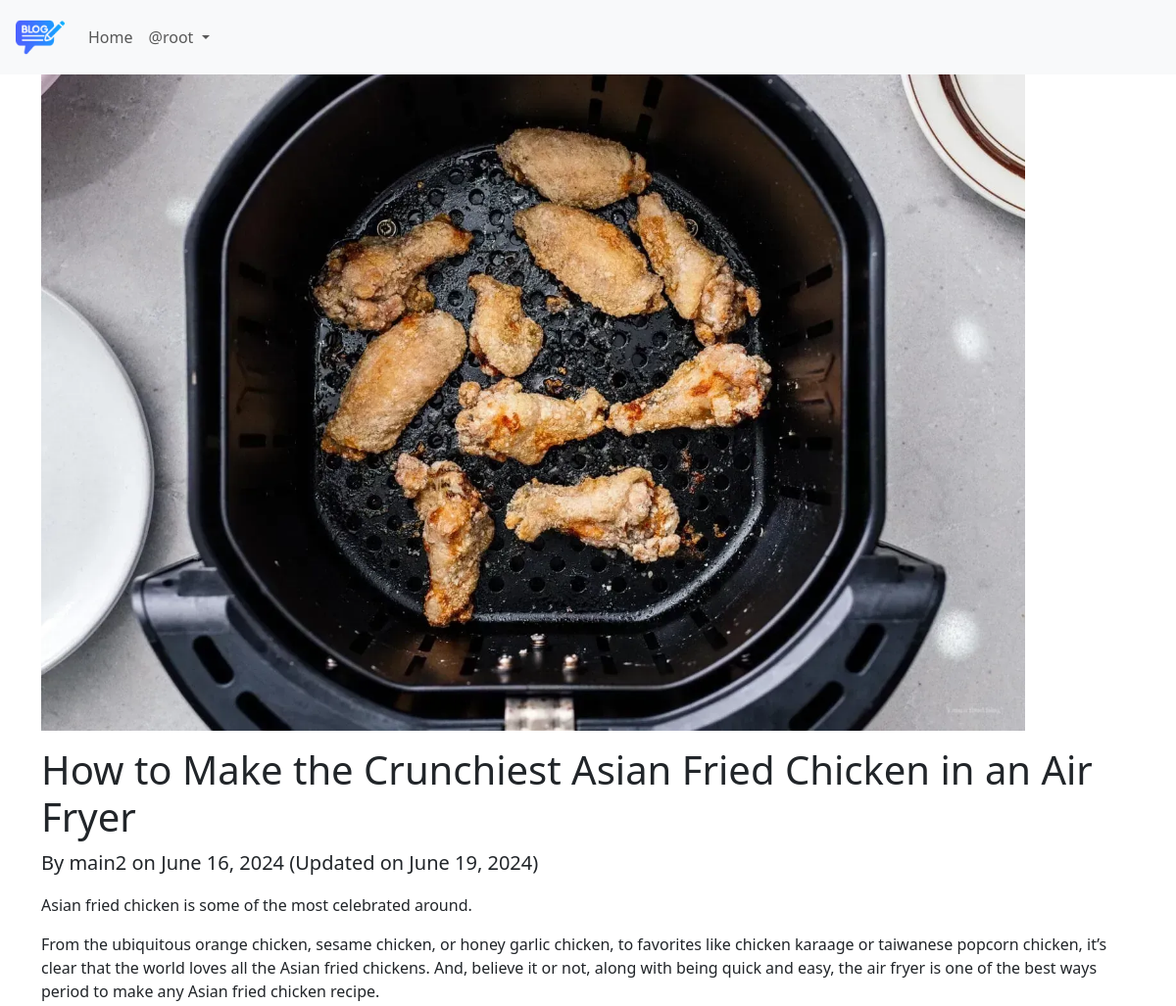
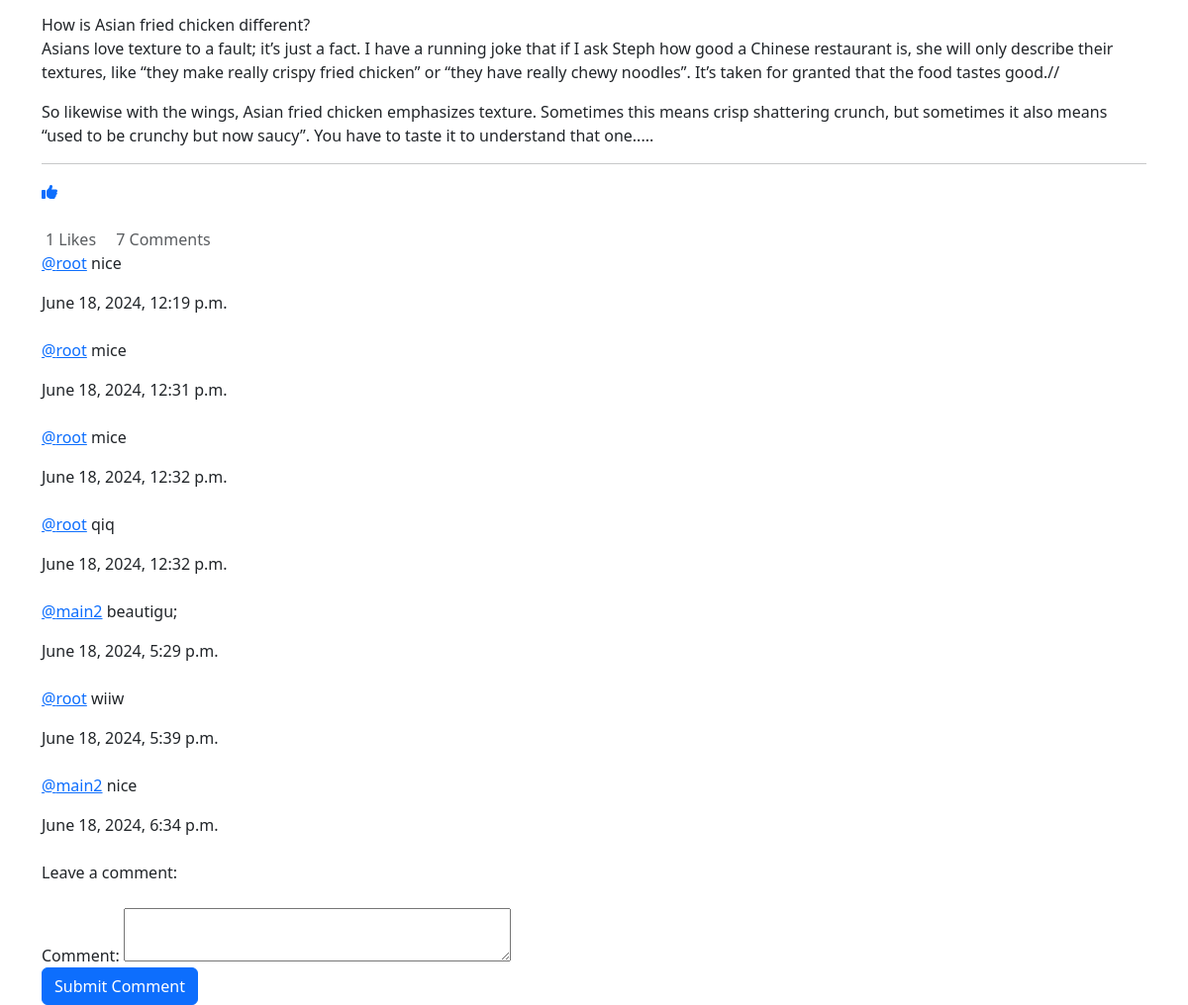
The app's page /blog/details/2/ (signed in) with its own data (2 pictures, top to bottom).
### App_Blog/models.py (models this page shows, shortened)
class Blog(models.Model):
    author = models.ForeignKey(User,on_delete=models.CASCADE,related_name='post_author')
    blog_title = models.CharField(max_length=260,verbose_name="Put a title")
    slug = models.SlugField(max_length=264,unique=True)
    blog_content =models.TextField(verbose_name='What is on your mind? ')
    blog_image =models.ImageField(upload_to='blog_image', verbose_name='Image')
    publish_date = models.DateTimeField(auto_now_add=True)
    update_date = models.DateTimeField(auto_now=True)

class Comment(models.Model):
    blog= models.ForeignKey(Blog,on_delete=models.CASCADE,related_name='blog_comment')
    user=models.ForeignKey(User,on_delete=models.CASCADE,related_name='user_comment')
    comment = models.TextField(max_length=200)
    comment_date =models.DateTimeField(auto_now_add=True)

### App_Blog/views.py (the view, shortened to what this page needs)
# urls.py: path('details/<int:pk>/',views.blog_details,name='details_blog'),
@login_required
def blog_details(request,pk):
    blog = Blog.objects.get(pk=pk)
    comment_form = CommentForm()
    already_liked= Likes.objects.filter(blog=blog,user =request.user)
    if already_liked:
        Liked = True
    else:
        Liked = False
    context = {'blog': blog, 'comment_form': comment_form,'Liked':Liked}  # Pass only form for GET requests
    return render(request, 'App_Blog/blog_details.html', context)

### App_Blog/forms.py
class CommentForm(forms.ModelForm):
    class Meta:
        model = Comment
        fields = ('comment',)
    def __init__(self, *args, **kwargs):
        super().__init__(*args, **kwargs)
        self.fields['comment'].widget.attrs.update({'class': 'form-control','rows': 2,'class':'mt-3'})
        if self.errors:
            self.fields['comment'].widget.attrs.update({'class': 'form-control is-invalid'})

### templates/App_Blog/blog_details.html (shortened to what this page needs)
{% extends "base.html" %}
{% block body_block %}
<div class="row">
    <div class="col-md-12">
        <img src="{{ blog.blog_image.url }}" width="90%" class="img-fluid mb-3" alt="{{ blog.blog_title }}">
        <h1>{{ blog.blog_title }}</h1>
        <p class="lead">
            By {{ blog.author }} on {{ blog.publish_date|date:"F d, Y" }}
            {% if blog.update_date %}
                (Updated on {{ blog.update_date|date:"F d, Y" }})
            {% endif %}
        </p>
        <div class="content">
            {{ blog.blog_content|safe|linebreaks }} </div>
            <hr>
            {% if not Liked %}
            <a href="{% url "App_Blog:like_post" pk=blog.pk %}"> <i class="fa-solid fa-thumbs-up">  </i></a>
            {% else %}
            <a href="{% url "App_Blog:unlike_post" pk=blog.pk %}"> <i class="fa-solid fa-thumbs-down">  </i></a>
            {% endif %}
        <div class="d-flex justify-content-between align-items-center mt-4">
            <div class="text-muted">
                 {{ blog.liked_blog.count }} Likes
                 {{ blog.blog_comment.count }} Comments
            </div>
            </div>
            <div>
                {% for comment in blog.blog_comment.all  %}
                <p> <a href="#"> @{{comment.user}}</a> {{comment.comment}}</p>   {{comment.comment_date}}
                <br>
                <br>
                {% endfor %}
            </div>
            <form method="POST">
                <div class="form-group">
                  <label for="comment_text" class="form-label">Leave a comment:</label>
                  {{comment_form}}
                </div>
                <button type="submit" class="btn btn-primary">Submit Comment</button>
              </form>
    </div>
    {% endblock %}

### templates/base.html (shortened to what this page needs)
<!doctype html>
<html lang="en">
<head>
  <link rel="stylesheet" href="https://use.fontawesome.com/releases/free-v6.2.0/css/all.css">
  <link href="https://cdn.jsdelivr.net/npm/bootstrap@5.3.3/dist/css/bootstrap.min.css" rel="stylesheet">
</head>
<body>
  <nav class="navbar navbar-expand-lg px-3 navbar-light bg-light">
    <a class="navbar-brand"  href="{% url "index" %}"> <img src="/media/logo.png" width="50px"></a>
    <div class="collapse navbar-collapse" id="navbarNav">
      <ul class="navbar-nav">
        <li class="nav-item active">
          <a class="nav-link" href="{% url "index" %}">Home </a>
        </li>
        {% if user.is_authenticated %}
          <li class="nav-item dropdown">
            <a class="nav-link dropdown-toggle" href="#" id="navbardrop" data-bs-toggle="dropdown">
              @{{ user.username }}
            </a>
          </li>
        {% endif %}
      </ul>
    </div>
  </nav>
  <div class='container'>
    {% block body_block %}
    {% endblock body_block %}
  </div>
</body>
</html>

### records on screen
Blog: blog_image (picture), blog_title "How to Make the Crunchiest Asian Fried Chicken in an Air Fryer", author "main2", publish_date "June 16, 2024", update_date "June 19, 2024", blog_content "Asian fried chicken is some of the most celebrated around. From the ubiquitous orange chicken, sesame chicken, or honey garlic chicken, to favorites like chicken karaage or taiwanese popcorn chicken, it’s clear that the world loves all the Asian fried chickens. And, believe it or not, along with being quick and easy, the air fryer is one of the best ways period to make any Asian fried chicken recipe. How is Asian fried chicken different? Asians love texture to a fault; it’s just a fact. I have a running joke that if I ask Steph how good a Chinese restaurant is, she will only describe their textures, like “they make really crispy fried chicken” or “they have really chewy noodles”. It’s taken…", liked_blog.count "1", blog_comment.count "7"
Comment: user "root", comment "nice", comment_date "June 18, 2024, 12:19 p.m."
Comment: user "root", comment "mice", comment_date "June 18, 2024, 12:31 p.m."
Comment: user "root", comment "mice", comment_date "June 18, 2024, 12:32 p.m."
Comment: user "root", comment "qiq", comment_date "June 18, 2024, 12:32 p.m."
Comment: user "main2", comment "beautigu;", comment_date "June 18, 2024, 5:29 p.m."
Comment: user "root", comment "wiiw", comment_date "June 18, 2024, 5:39 p.m."
Comment: user "main2", comment "nice", comment_date "June 18, 2024, 6:34 p.m."

### other values on screen
{{ user.username }} "root"
